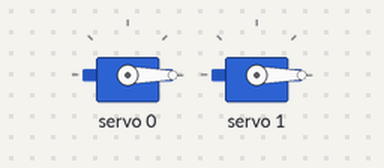
The sketch below on a simulated Arduino Uno, built with avr-gcc and run on an emulated ATmega328P. Shown: 2 × servo.

Above: at 0.05 s.
At 6.45 s:
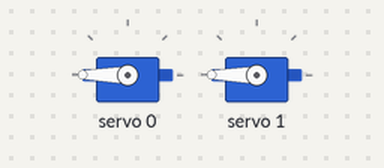
At 46.45 s:
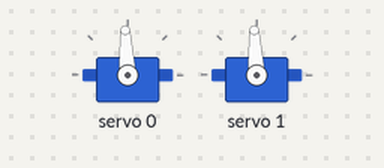
Timing chart, 0 to 60.5 s (numbered marks = the images above):
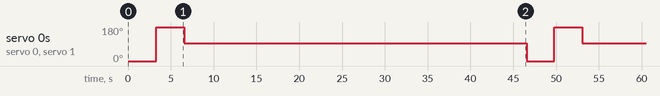

Measured:
- by itself, servo 0, servo 1: repeats every 46.5 s: 93° 40.0 s, 0° 3.3 s, 180° 3.3 s

The sketch:

calibrate_servos.ino
```cpp
#include <Wire.h>
#include <Adafruit_PWMServoDriver.h>

Adafruit_PWMServoDriver pwm = Adafruit_PWMServoDriver();   // Initiates library.

#define SERVOMIN  500// Minimum pulse length count out of 4096.
#define SERVOMAX  2500 // Maximum pulse length count out of 4096.

int servoNo = 0; // Defines a counter for servos.


void setup()
{
  Serial.begin(9600);       // Starts serial connecton at 9600 baud rate.
  pwm.begin();         // Sends PWM signals.
  pwm.setOscillatorFrequency(27000000);

  pwm.setPWMFreq(50);  // Makes servos run at 60 Hz rate.
  delay(20);
}


void loop()
{

  for (int pulselen = SERVOMIN; pulselen < SERVOMAX; pulselen++){ // Drives each servo one at a time first
    pwm.writeMicroseconds(0, 500);
    pwm.writeMicroseconds(1, 500);                                // to maximum pulse length then to minimum pulse length.
  }
  delay(600);

  for (int pulselen = SERVOMAX; pulselen > SERVOMIN; pulselen--){
    pwm.writeMicroseconds(0, 2500);
    pwm.writeMicroseconds(1, 2500);
  }
  delay(600);

  pwm.writeMicroseconds(0, (1500.0));
  pwm.writeMicroseconds(1, (1500.0));                           // to maximum pulse length then to minimum pulse length.
  delay(40000);
}
```
